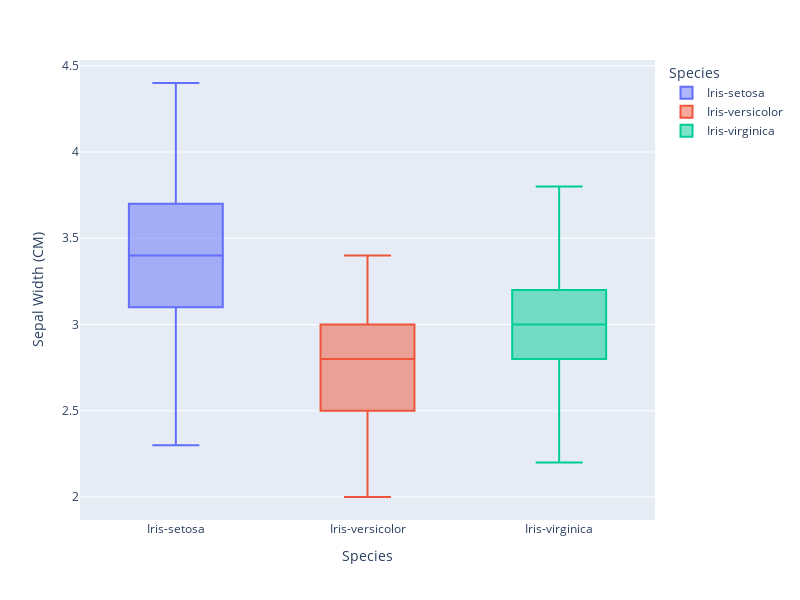

The notebook cell saved with this chart:
### Code cell
#Setosa has the Highest Sepal Width, Versicolor and Virginica have similar but Versicolor has smallest by average
fig = px.box(data_frame=df, x='Species',y='SepalWidthCm',color='Species',orientation='v',width=800, height=600).update_layout(xaxis_title="Species", yaxis_title="Sepal Width (CM)")
fig.show()

### Figure 1 — Plotly figure (JSON) as saved in the notebook; plotly's stock layout.template omitted (floating-point values rounded to 4 significant figures)
{"data": [{"alignmentgroup": "True", "hovertemplate": "Species=%{x}<br>SepalWidthCm=%{y}<extra></extra>", "legendgroup": "Iris-setosa", "marker": {"color": "#636efa"}, "name": "Iris-setosa", "notched": false, "offsetgroup": "Iris-setosa", "orientation": "v", "showlegend": true, "type": "box", "x": ["Iris-setosa", "Iris-setosa", "Iris-setosa", "Iris-setosa", "Iris-setosa", "Iris-setosa", "Iris-setosa", "Iris-setosa", "Iris-setosa", "Iris-setosa", "Iris-setosa", "Iris-setosa", "Iris-setosa", "Iris-setosa", "Iris-setosa", "Iris-setosa", "Iris-setosa", "Iris-setosa", "Iris-setosa", "Iris-setosa", "Iris-setosa", "Iris-setosa", "Iris-setosa", "Iris-setosa", "Iris-setosa", "Iris-setosa", "Iris-setosa", "Iris-setosa", "Iris-setosa", "Iris-setosa", "Iris-setosa", "Iris-setosa", "Iris-setosa", "Iris-setosa", "Iris-setosa", "Iris-setosa", "Iris-setosa", "Iris-setosa", "Iris-setosa", "Iris-setosa", "Iris-setosa", "Iris-setosa", "Iris-setosa", "Iris-setosa", "Iris-setosa", "Iris-setosa", "Iris-setosa", "Iris-setosa", "Iris-setosa", "Iris-setosa"], "x0": " ", "xaxis": "x", "y": [3.5, 3, 3.2, 3.1, 3.6, 3.9, 3.4, 3.4, 2.9, 3.1, 3.7, 3.4, 3, 3, 4, 4.4, 3.9, 3.5, 3.8, 3.8, 3.4, 3.7, 3.6, 3.3, 3.4, 3, 3.4, 3.5, 3.4, 3.2, 3.1, 3.4, 4.1, 4.2, 3.1, 3.2, 3.5, 3.1, 3, 3.4, 3.5, 2.3, 3.2, 3.5, 3.8, 3, 3.8, 3.2, 3.7, 3.3], "y0": " ", "yaxis": "y"}, {"alignmentgroup": "True", "hovertemplate": "Species=%{x}<br>SepalWidthCm=%{y}<extra></extra>", "legendgroup": "Iris-versicolor", "marker": {"color": "#EF553B"}, "name": "Iris-versicolor", "notched": false, "offsetgroup": "Iris-versicolor", "orientation": "v", "showlegend": true, "type": "box", "x": ["Iris-versicolor", "Iris-versicolor", "Iris-versicolor", "Iris-versicolor", "Iris-versicolor", "Iris-versicolor", "Iris-versicolor", "Iris-versicolor", "Iris-versicolor", "Iris-versicolor", "Iris-versicolor", "Iris-versicolor", "Iris-versicolor", "Iris-versicolor", "Iris-versicolor", "Iris-versicolor", "Iris-versicolor", "Iris-versicolor", "Iris-versicolor", "Iris-versicolor", "Iris-versicolor", "Iris-versicolor", "Iris-versicolor", "Iris-versicolor", "Iris-versicolor", "Iris-versicolor", "Iris-versicolor", "Iris-versicolor", "Iris-versicolor", "Iris-versicolor", "Iris-versicolor", "Iris-versicolor", "Iris-versicolor", "Iris-versicolor", "Iris-versicolor", "Iris-versicolor", "Iris-versicolor", "Iris-versicolor", "Iris-versicolor", "Iris-versicolor", "Iris-versicolor", "Iris-versicolor", "Iris-versicolor", "Iris-versicolor", "Iris-versicolor", "Iris-versicolor", "Iris-versicolor", "Iris-versicolor", "Iris-versicolor", "Iris-versicolor"], "x0": " ", "xaxis": "x", "y": [3.2, 3.2, 3.1, 2.3, 2.8, 2.8, 3.3, 2.4, 2.9, 2.7, 2, 3, 2.2, 2.9, 2.9, 3.1, 3, 2.7, 2.2, 2.5, 3.2, 2.8, 2.5, 2.8, 2.9, 3, 2.8, 3, 2.9, 2.6, 2.4, 2.4, 2.7, 2.7, 3, 3.4, 3.1, 2.3, 3, 2.5, 2.6, 3, 2.6, 2.3, 2.7, 3, 2.9, 2.9, 2.5, 2.8], "y0": " ", "yaxis": "y"}, {"alignmentgroup": "True", "hovertemplate": "Species=%{x}<br>SepalWidthCm=%{y}<extra></extra>", "legendgroup": "Iris-virginica", "marker": {"color": "#00cc96"}, "name": "Iris-virginica", "notched": false, "offsetgroup": "Iris-virginica", "orientation": "v", "showlegend": true, "type": "box", "x": ["Iris-virginica", "Iris-virginica", "Iris-virginica", "Iris-virginica", "Iris-virginica", "Iris-virginica", "Iris-virginica", "Iris-virginica", "Iris-virginica", "Iris-virginica", "Iris-virginica", "Iris-virginica", "Iris-virginica", "Iris-virginica", "Iris-virginica", "Iris-virginica", "Iris-virginica", "Iris-virginica", "Iris-virginica", "Iris-virginica", "Iris-virginica", "Iris-virginica", "Iris-virginica", "Iris-virginica", "Iris-virginica", "Iris-virginica", "Iris-virginica", "Iris-virginica", "Iris-virginica", "Iris-virginica", "Iris-virginica", "Iris-virginica", "Iris-virginica", "Iris-virginica", "Iris-virginica", "Iris-virginica", "Iris-virginica", "Iris-virginica", "Iris-virginica", "Iris-virginica", "Iris-virginica", "Iris-virginica", "Iris-virginica", "Iris-virginica", "Iris-virginica", "Iris-virginica", "Iris-virginica", "Iris-virginica", "Iris-virginica", "Iris-virginica"], "x0": " ", "xaxis": "x", "y": [3.3, 2.7, 3, 2.9, 3, 3, 2.5, 2.9, 2.5, 3.6, 3.2, 2.7, 3, 2.5, 2.8, 3.2, 3, 3.8, 2.6, 2.2, 3.2, 2.8, 2.8, 2.7, 3.3, 3.2, 2.8, 3, 2.8, 3, 2.8, 3.8, 2.8, 2.8, 2.6, 3, 3.4, 3.1, 3, 3.1, 3.1, 3.1, 2.7, 3.2, 3.3, 3, 2.5, 3, 3.4, 3], "y0": " ", "yaxis": "y"}], "layout": {"boxmode": "overlay", "height": 600, "legend": {"title": {"text": "Species"}, "tracegroupgap": 0}, "margin": {"t": 60}, "width": 800, "xaxis": {"anchor": "y", "categoryarray": ["Iris-setosa", "Iris-versicolor", "Iris-virginica"], "categoryorder": "array", "domain": [0, 1], "title": {"text": "Species"}}, "yaxis": {"anchor": "x", "domain": [0, 1], "title": {"text": "Sepal Width (CM)"}}}}
